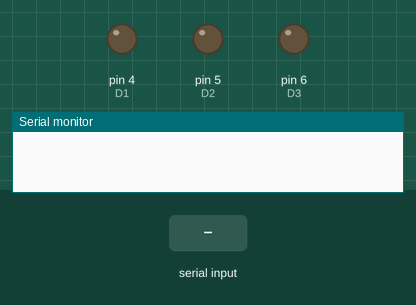
Simulated run of this sketch. Board: Arduino Uno, built with avr-gcc and run on an emulated ATmega328P. On the bench: output pins drawn as LEDs (lit = HIGH), the last lines printed to the serial monitor. The test bench sets the inputs (shaded band). Pins used as bus, display or sensor lines are not drawn.

Above: at 1.2 s.
1.3 s: "2\n" received over Serial
At 2.0 s:
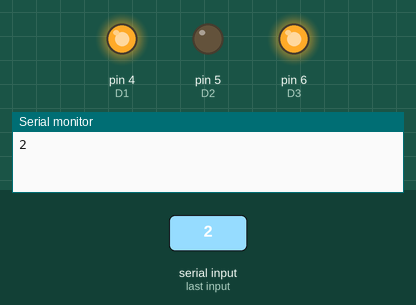
2.8 s: byte 52 ('4') received over Serial
At 3.2 s:
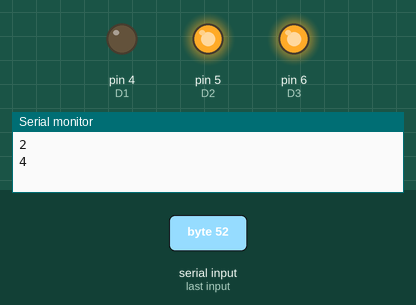
4.3 s: byte 54 ('6') received over Serial
At 5.5 s:
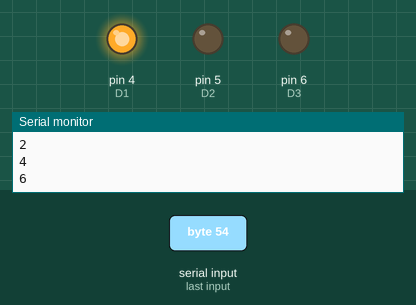
5.8 s: byte 56 ('8') received over Serial
At 6.7 s:
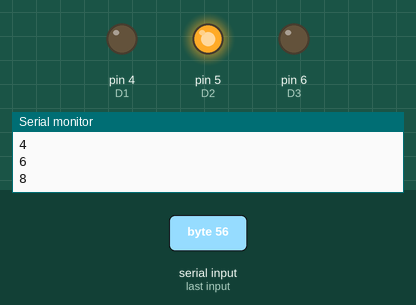
7.3 s: "4\n" received over Serial
At 7.8 s:
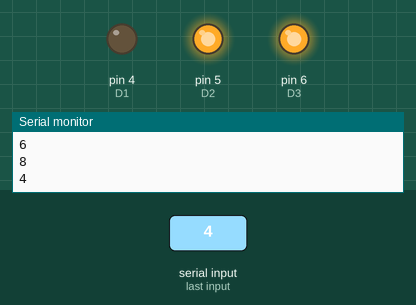
8.8 s: "6\n" received over Serial
At 10.1 s:
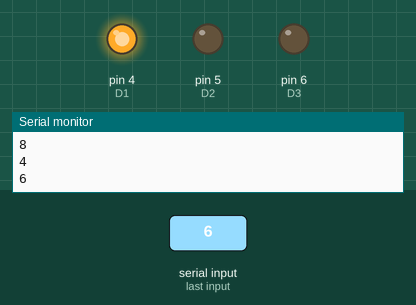
Timing chart, 0 to 11.3 s (numbered marks = the images above; inputs shaded):
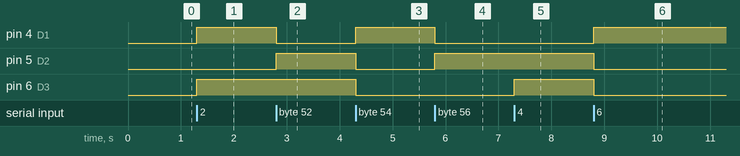

The sketch:

bluetooth_controlled_robot.ino
```cpp
char data=0;
int D1=4;
int D2=5;
int D3=6;
int D4=7;


void setup() {

 Serial.begin(9600);

 pinMode(D1,OUTPUT);
 pinMode(D2,OUTPUT);
 pinMode(D3,OUTPUT);
 pinMode(D4,OUTPUT);
}

void loop()
  {
    if(Serial.available()>0)
    {
      data=Serial.read();
 Serial.print(data);          //Print Value inside data in Serial monitor
      Serial.print("\n");
      if (data=='2')
      {
        digitalWrite(4,HIGH);
        digitalWrite(5,LOW);
        digitalWrite(6,HIGH);
        digitalWrite(7,LOW);
        delay(100);

      }
      else if(data=='4')
      {
      digitalWrite(4,LOW);
        digitalWrite(5,HIGH);
        digitalWrite(6,HIGH);
        digitalWrite(7,LOW);
       delay(100);
}
else if(data=='6')
{
digitalWrite(4,HIGH);
        digitalWrite(5,LOW);
        digitalWrite(6,LOW);
        digitalWrite(7,HIGH);
       delay(100);
       }

else if(data=='8')
       {
        digitalWrite(4,LOW);
        digitalWrite(5,HIGH);
        digitalWrite(6,LOW);
        digitalWrite(7,HIGH);
       delay(100);
      }

    }
  }
  void delay(int a)
  {
    int i,j;
    for(i=0;i<=a;i++)
    {
      for(j=0;j<=1000;j++);
      {


      }
    }

  }
```

Measured:
- after the input at 1.3 s, pin 4 (D1), pin 6 (D3): LOW → HIGH at once
- after the input at 2.8 s, pin 4 (D1): HIGH → LOW at once; pin 5 (D2): LOW → HIGH at once
- after the input at 4.3 s, pin 4 (D1): LOW → HIGH at once; pin 5 (D2), pin 6 (D3): HIGH → LOW at once
- after the input at 5.8 s, pin 4 (D1): HIGH → LOW at once; pin 5 (D2): LOW → HIGH at once
- after the input at 7.3 s, pin 6 (D3): LOW → HIGH at once
- after the input at 8.8 s, pin 4 (D1): LOW → HIGH at once; pin 5 (D2), pin 6 (D3): HIGH → LOW at once
